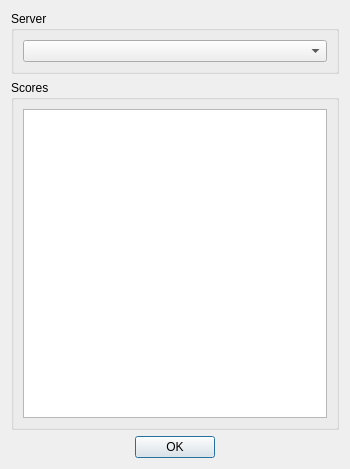
<?xml version="1.0" encoding="UTF-8"?>
<ui version="4.0">
 <class>ScoresDialog</class>
 <widget class="QDialog" name="ScoresDialog">
  <property name="geometry">
   <rect>
    <x>0</x>
    <y>0</y>
    <width>350</width>
    <height>469</height>
   </rect>
  </property>
  <property name="windowTitle">
   <string>Hall of Fame</string>
  </property>
  <layout class="QVBoxLayout" name="verticalLayout">
   <item>
    <widget class="QGroupBox" name="groupBox">
     <property name="sizePolicy">
      <sizepolicy hsizetype="Preferred" vsizetype="Maximum">
       <horstretch>0</horstretch>
       <verstretch>0</verstretch>
      </sizepolicy>
     </property>
     <property name="title">
      <string>Server</string>
     </property>
     <layout class="QHBoxLayout" name="horizontalLayout">
      <item>
       <widget class="QComboBox" name="serverCombo"/>
      </item>
     </layout>
    </widget>
   </item>
   <item>
    <widget class="QGroupBox" name="groupBox_2">
     <property name="title">
      <string>Scores</string>
     </property>
     <layout class="QVBoxLayout" name="verticalLayout_2">
      <item>
       <widget class="QTableView" name="scoresView">
        <property name="editTriggers">
         <set>QAbstractItemView::NoEditTriggers</set>
        </property>
        <property name="alternatingRowColors">
         <bool>true</bool>
        </property>
        <property name="selectionMode">
         <enum>QAbstractItemView::NoSelection</enum>
        </property>
        <property name="selectionBehavior">
         <enum>QAbstractItemView::SelectRows</enum>
        </property>
        <property name="wordWrap">
         <bool>false</bool>
        </property>
        <attribute name="horizontalHeaderDefaultSectionSize">
         <number>24</number>
        </attribute>
        <attribute name="horizontalHeaderStretchLastSection">
         <bool>true</bool>
        </attribute>
       </widget>
      </item>
     </layout>
    </widget>
   </item>
   <item>
    <widget class="QDialogButtonBox" name="buttonBox">
     <property name="standardButtons">
      <set>QDialogButtonBox::Ok</set>
     </property>
     <property name="centerButtons">
      <bool>true</bool>
     </property>
    </widget>
   </item>
  </layout>
 </widget>
 <tabstops>
  <tabstop>buttonBox</tabstop>
  <tabstop>serverCombo</tabstop>
  <tabstop>scoresView</tabstop>
 </tabstops>
 <resources/>
 <connections>
  <connection>
   <sender>buttonBox</sender>
   <signal>accepted()</signal>
   <receiver>ScoresDialog</receiver>
   <slot>hide()</slot>
   <hints>
    <hint type="sourcelabel">
     <x>199</x>
     <y>283</y>
    </hint>
    <hint type="destinationlabel">
     <x>199</x>
     <y>149</y>
    </hint>
   </hints>
  </connection>
 </connections>
</ui>
